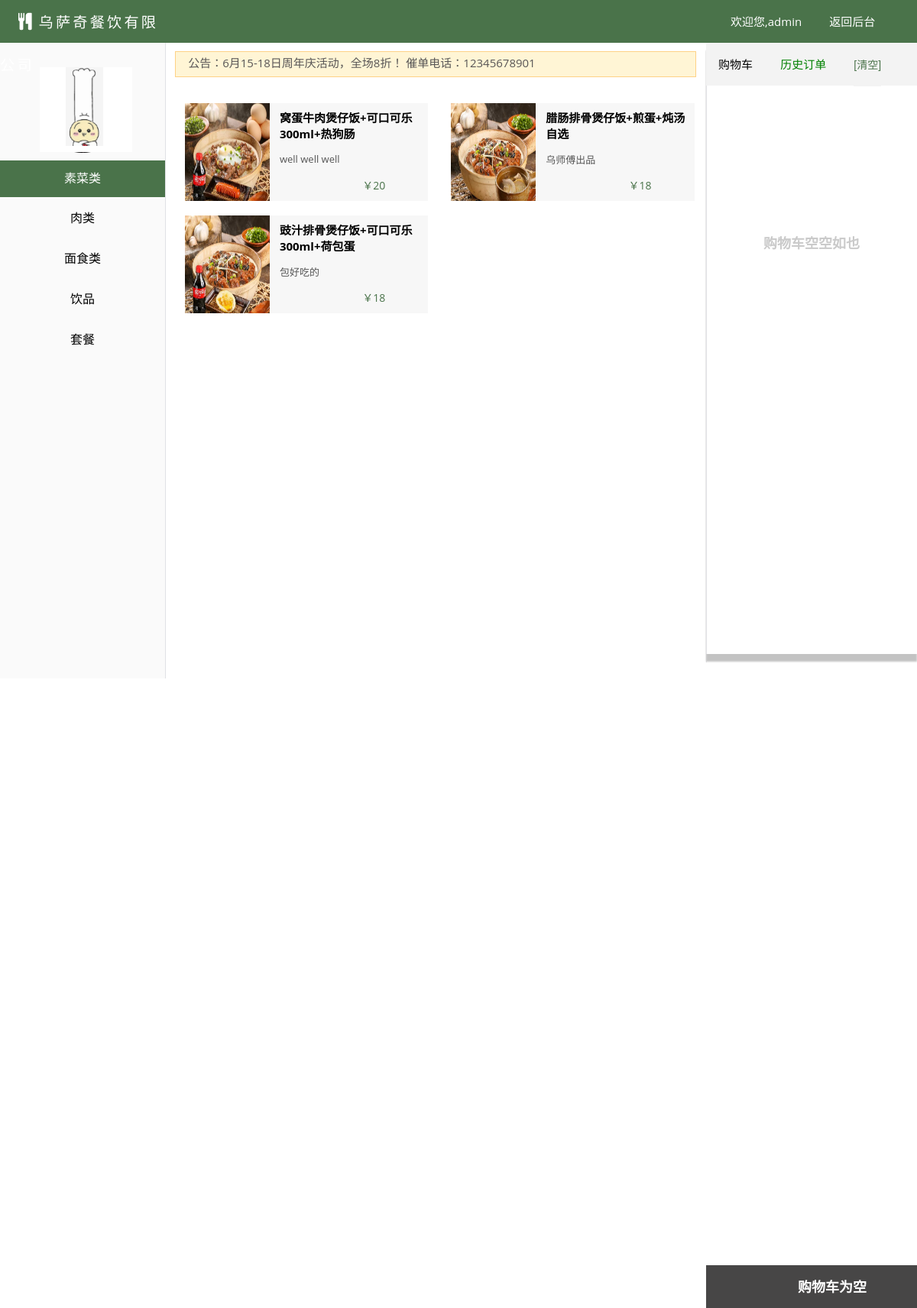
/admin/shop_menu.php (signed in), run on the app's committed database.
### tables this page shows
CREATE TABLE `category` (
  `id` int(11) NOT NULL,
  `name` varchar(30) NOT NULL,
  `weight` int(5) NOT NULL
);

CREATE TABLE `product` (
  `id` int(11) NOT NULL,
  `name` varchar(30) NOT NULL,
  `price` decimal(10,0) NOT NULL,
  `description` varchar(200) NOT NULL,
  `stock` int(11) NOT NULL DEFAULT '10',
  `icon` varchar(200) NOT NULL,
  `category_name` varchar(30) NOT NULL
);

### admin/shop_menu.php (the view, shortened to what this page needs)
<?php
    if ($_SESSION['user']['user_grant']=="用户") {
        $is_user = 1;
    } else {
        $is_user = 0;
    }
    $conn = mysqli_connect('127.0.0.1', 'root' ,'root' , 'makeorder');
    mysqli_query($conn,"set names utf8");
    $sql="select * from category order by weight desc";
    $result=mysqli_query($conn,$sql);
    $rows=[];
    while ($row=mysqli_fetch_assoc($result)) {
        $rows[]=$row;
    }
    $query="select * from product";
    $arry=mysqli_query($conn,$query);
    $list1="select name from category order by weight desc limit 1";
    $show1=mysqli_query($conn,$list1);
    $result1=mysqli_fetch_assoc($show1);
    $list2="select * from product where category_name='".$result1['name']."'";
    $result2=mysqli_query($conn,$list2);
    $showes=[];
    while ($show=mysqli_fetch_assoc($result2)) {
        $showes[]=$show;
    }
?>
<!DOCTYPE html>
<html>
<head lang="en">
    <link rel="stylesheet" href="https://cdn.bootcss.com/font-awesome/4.7.0/css/font-awesome.css">
    <link rel="stylesheet" href="../style/shop.css">
</head>
<body>
<div class="content" >
    <div class="content_left" >
        <div class="content_left_header" style="background-color: #4a734a;" >
            <i class="fa fa-cutlery" style="color:white;font-size: 1.4rem;margin-left: 1.5rem;line-height: 3.5rem;margin-right: 0.3rem;"></i>
            <span class="content_title">乌萨奇餐饮有限公司</span>
        </div>
        <div class="content_leftCon">
            <div class="left_icon"> <img src="../img/wusagi.png" alt="Profile Picture" class="avatar"></div>
            <?php  foreach($rows as $key=>$row):?>
            <button class="content_button">
            <div class="content_list">
                <span class="list_name"><?php echo $row['name']?></span>
            </div>
            </button>
            <?php endforeach;?>
        </div>
    </div>
    <div class="content_center">
        <div class="content_center_header" style="background-color: #4a734a;">
        </div>
        <div class="content_center_content" >
            <div class="center_notice">
                <span class="notice_content">公告：6月15-18日周年庆活动，全场8折！ 催单电话：12345678901</span>
            </div>
            <div class="menu_list1">
                <?php foreach($showes as $key=>$show):?>
                <div class="menu_list1_content each-<?=$show['id']?> first_view" id="<?php echo $show['id'];?>">
                    <div class="menu_list1_content_img"><img src="<?=$show['icon']?>"/></div>
                    <p class="menu_list1_name"><?php echo $show['name'];?></p>
                    <p class="menu_list1_description"><?php echo $show['description'];?></p>
                    <span style="font-size: 14px;color: #4a734a;line-height: 3.5rem;margin-left: 1rem;position: absolute;right: 4.5rem;bottom: -0.5rem;">￥</span><span class="menu_list1_price"><?php echo $show['price'];?></span>
                    <div class="menu_list1_addshopcar"></div>
                </div>
                <?php  endforeach;?>
            </div>
        </div>
    </div>
    <div class="content_right">
        <div class="content_right_header" style="background-color: #4a734a;">
        <?php if(!$is_user):?>
            <span class="right_about">欢迎您,<?=$_SESSION['user']['name']?></span>
            <a class="right_details" href="index.php">返回后台</a>
        <?php endif?>
        </div>
        <div class="content_right_content">
            <div class="right_header">
                <span class="header_content">购物车</span>
                <a class="order_history" href="order_history.php" style="font-size: 15px;
    color: green;
    line-height: 3.5rem;
    margin-left: 2rem;
    margin-right: 2rem;
    cursor: pointer;
    display: inline-block;
    text-decoration: none;">历史订单</a>
                <button class="header_submit" style="color:#4a734a !important;">
                    <span class="header_submit_txt" >[清空]</span>
                </button>
            </div>
            <div class="shopcar_list">
                <div class="shopcar_empty">
                    <div class="shopcar_empty_img"></div>
                    <p class="shopcar_empty_txt">购物车空空如也</p>
                </div>
            </div>
            <div class="right_content">
                <div class="amount">
                    <div class="img_box"></div>
                    <div class="empty_txt">购物车为空</div>
                </div>
            </div>
        </div>
    </div>
</div>
</body>
</html>

### style/shop.css (style rules this page uses)
* { margin:0; padding:0; }
html { width: 100%; height: 100%; overflow: hidden; font-family: sans-serif; }
body { width: 100%; height: 100%; font-family: 'Open Sans',sans-serif; margin: 0; }
.content { width: 100%; height: 100%; }
.content_left { width: 18%; height: 100%; float: left; }
.content_left_header { height: 3.5rem; background-color: #46bd46; }
.content_title { color:white; font-size: 1.2rem; letter-spacing: 0.2rem; line-height: 3.5rem; }
.content_center { width: 59%; height: 100%; float: left; }
.content_center_header { height: 3.5rem; background-color: #46bd46; }
.content_right { width: 23%; height: 100%; float: left; }
.content_right_header { height: 3.5rem; background-color: #46bd46; }
.content_leftCon { width: 100%; height: 100%; border-right: 1px solid #E0E1E5; padding-top: 2rem; background-color: #FAFAFA; }
.content_button { width: 100%; height: 3rem; border:none; display: block; background-color:transparent; outline: none; margin-top: 0.3rem; }
.content_list { height: 3rem; width: 100%; cursor: pointer; text-align: center; margin-top: 0.3rem; }
.content_list span { font-size: 16px; line-height: 3rem; }
.content_center_content { width: 100%; height:100%; border-right: 1px solid #E0E1E5; padding-top: 0.7rem; overflow-y: scroll; }
.center_notice { width: 96%; height: 2rem; border:1px solid #FED286; margin:0 auto; background-color: #FFF5D5; margin-bottom: 1.5rem; }
.notice_content { font-size: 15px; color: rgb(88, 86, 86); line-height: 1.8rem; margin-left: 1rem; }
.content_right_content { width: 100%; height: 100%; box-shadow: 0 10px 2px #c3c3c3; }
.right_header { width: 100%; height: 3.5rem; background-color: #F3F3F3; }
.header_content { font-size: 15px; line-height: 3.5rem; margin-left: 1rem; }
.header_submit { border:none; background-color: #F3F3F3; outline: none; cursor: pointer; }
.header_submit_txt { color: #4a734a !important; font-size: 14px; line-height: 3.5rem; }
.right_content { width: 100%; height: 100%; }
.left_icon { width: 7rem; height: 7rem; border-radius: 100%; margin:0 auto; background-image: url("../img/iuo5676.jpg"); background-size: 100% 100%; }
.amount { width: 100%; height: 3.5rem; background-color: #474646; position: fixed; bottom: 0; }
.img_box { width: 2rem; height: 2rem; background-image: url("../img/icon_cart.png"); background-size: 100%; vertical-align: middle; position: absolute; top:23%; left:1%; }
.empty_txt { color: white; font-size: 18px; line-height: 3.5rem; margin-left: 7.5rem; vertical-align: middle; font-weight: bold; }
.shopcar_list { width: 100%; height: 100%; overflow-y: scroll; }
.shopcar_empty_img { width: 9rem; height:9rem; background-image: url("../img/icon_isnull.png"); background-size: 100%; margin: 3rem auto; margin-bottom: 0; }
.shopcar_empty_txt { color:#CACACA; font-size: 18px; font-weight: bold; text-align: center; }
.menu_list1_content { width: 45%; height: 8rem; background-color: #F7F7F7; margin:0.6rem 0; margin-left: 1.6rem; position: relative; display: inline-block; }
.menu_list1_content_img { display: inline-block; width: 35%; height: 100%; background-size: 100% 100%; }
.menu_list1_content_img img { display: inline-block; width: 100%; height: 100%; background-size: 100% 100%; }
.menu_list1_name { width: 60%; font-size: 15px; display: inline-block; position:absolute ; top:0.5rem; margin-left: 0.8rem; font-weight: bold; }
.menu_list1_description { font-size: 13px; color: #555555; display: inline-block; position:absolute ; top:4rem; margin-left: 0.8rem; }
.menu_list1_price { font-size: 14px; color:#4a734a; line-height: 3.5rem; margin-left: 1rem; position: absolute; right: 3.5rem; bottom: -0.5rem; }
.menu_list1_addshopcar { width: 1.5rem; height: 1.5rem; background-image: url("../img/icon_buy.png"); background-size: 100%; position: absolute; right: 1rem; bottom: 0.5rem; cursor: pointer; }
.right_about,.logout,.right_details { font-size: 15px; color: white; line-height: 3.5rem; margin-left: 2rem; cursor: pointer; display: inline-block; text-decoration: none; }

### data on the page
category: name "素菜类"
category: name "肉类"
category: name "面食类"
category: name "饮品"
category: name "套餐"
product: icon (picture), name "窝蛋牛肉煲仔饭+可口可乐300ml+热狗肠", description "well well well", price "20"
product: icon (picture), name "腊肠排骨煲仔饭+煎蛋+炖汤自选", description "乌师傅出品", price "18"
product: icon (picture), name "豉汁排骨煲仔饭+可口可乐300ml+荷包蛋", description "包好吃的", price "18"

### other printed values
$_SESSION['user']['name'] "admin"
